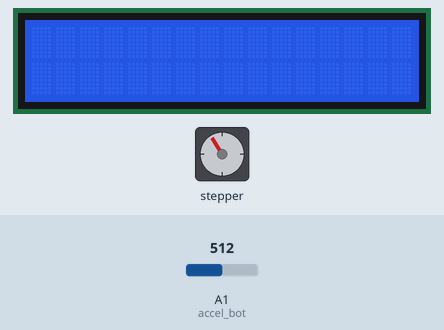
Simulated run of this sketch. Board: Arduino Uno, built with avr-gcc and run on an emulated ATmega328P. Parts: stepper motor, 16×2 character LCD. Wiring (inferred from the names in the program): stepper motor driver (200 steps per turn assumed): step pin 8; direction pin 7. Inputs (shaded band) come from the test bench; at power-on: A1 (accel_bot) = 512.

Above: at 2.9 s.
Timing chart, 0 to 4.4 s (numbered marks = the images above):
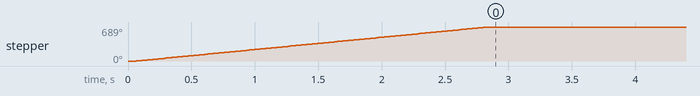

Measured:
- by itself, stepper: turns 689° clockwise in 2.8 s

The sketch:

d3b_arduino.ino
```cpp
/*
 * TO-DO LIST
 * ~~~~~~~~~~
 *
 * -- Check Atmega32/ousb schematic and double check pin choices. (Note: some hacking of the ousb board will be required to get all the analog inputs needed)
 * -- Make sure the logic makes sense, and is what the hardware boys need
 * -- Double check the PID constructor to make sure it's correctly set up (look in the .cpp file that came in the library)
 *
 */

 /*
  * PINOUT FOR ARDUINO
  *
  * DIGITAL I/O             ANALOG I
  * 0   N/A                 A0    N/A
  * 1   N/A                 A1    ACCELEROMETER
  * 2   LCD                 A2    K_P
  * 3   LCD                 A3    K_I
  * 4   LCD                 A4    K_D
  * 5   LCD                 A5    REFERENCE / SETPOINT
  * 6   N/A
  * 7   STEPPER DIRECTION
  * 8   STEPPER PWM
  * 9   N/A
  * 10  N/A
  * 11  LCD
  * 12  LCD
  * 13  N/A
  */

#define OSCILLATE // if this line is uncommented, the controller will bypass the PID loop and oscillate slowly from max left to max right
#define USE_LCD // comment this out if LDC use is NOT needed to save program space / increase efficiency

#include <PID_v1.h>

#ifdef USE_LCD
#include <LiquidCrystal.h>
#endif

/*
 * "CLICKS" - it was mentioned at one point that the shock adjustment might move in clicks of around 15 degrees each.
 * I don't think the mountain bike shock does this but i'm not sure.
 * If it turns out that the adjustment moves continuously, all we need to do is set MAX_CLICKS to 400 (720 deg / 1.8 deg)
 * and set steps_per_click to 1.
 */
#define MAX_CLICKS 48 // number of clicks in either direction to get 720 degrees

// holds the current rotation of the motor (one unit = one 'click' on shock)
volatile int8_t position_count = 0;

// define a couple of pins for ease of reference - these should be fine for Arduino but need to be verified for OUSB
volatile uint8_t direction_pin = 7; // On ousb use PB0, pin 1
volatile uint8_t step_pin = 8; // On ousb use PB1, pin 2

// Accelerometer input pins
//volatile int8_t accel_top = A0; // On ousb use PA0, pin 40 - TOP ACCELEROMETER NOT NEEDED - VALUE HARD CODED
volatile uint8_t accel_bot = A1; // On ousb use PA1, pin 39

// Gain set pins
volatile uint8_t k_p_pin = A2; // On ousb use PA2, pin 38
volatile uint8_t k_i_pin = A3; // On ousb use PA3, pin 37
volatile uint8_t k_d_pin = A4; // On ousb use PA4, pin 36

// Reference point set pin
volatile uint8_t ref_pin = A5; // On ousb use PA5, pin 35

// Doubles required for PID library. K values and REF read in during setup() from trimpots
volatile double K_P, K_I, K_D, REF, PID_IN, PID_OUT;

// threshold can be adjusted so we're not reacting to every minor bump (PID will probably never be exactly zero)
volatile int8_t threshold = 0.5;

// one 'click' on the shock = multiple motor steps - number TBC, assuming approx 8 for now
volatile uint8_t steps_per_click = 8;

/*
 * Min and Max delay time sets the min and max stepping speed of the motor
 * Used to set a delay time between steps in response to a PID calculation
 * Clock period at 12MHz is 83.33 nanoseconds
 */
volatile uint16_t min_delay = 1000; // microseconds
volatile uint16_t max_delay = 100000;

// Delay time to control the PWM signal
volatile uint32_t delay_us;

// Creat a PID object
PID a3s(&PID_IN, &PID_OUT, &REF, K_P, K_I, K_D, DIRECT);

// Accelerometer resting value
int16_t acc_offset;

/*
 * LCD for testing / config
 * Initialize the library with the numbers of the interface pins
 * NEED TO REASSIGN SOME PINS BECAUSE THERE IS A CLASH WITH PREVIOUSLY DEFINED OUTPUTS
 */
#ifdef USE_LCD
LiquidCrystal lcd( 12, 11, 5, 4, 3, 2 );
#endif

void setup(void)
{
  // DDRs
  pinMode(direction_pin, OUTPUT); // set direction pin as output (pin number specified in globals)
  pinMode(step_pin, OUTPUT);  // set stepper signal pin as output (pin number specified in globals)

  pinMode(A0, INPUT); // Analog pin to INPUT
  pinMode(A1, INPUT); // Analog pin to INPUT
  pinMode(A2, INPUT); // Analog pin to INPUT
  pinMode(A3, INPUT); // Analog pin to INPUT
  pinMode(A4, INPUT); // Analog pin to INPUT
  pinMode(A5, INPUT); // Analog pin to INPUT

  // Set ADC reference voltage
  analogReference(DEFAULT); // sets upper limit to 5v

  // Read gain and ref values
  K_P = analogRead(k_p_pin);
  K_I = analogRead(k_i_pin);
  K_D = analogRead(k_d_pin);
  REF = analogRead(ref_pin);

  //turn the PID on
  a3s.SetMode(AUTOMATIC);

  // Calibrate the accelerometer - find out where it's sitting and determine an offset
  // Idea - to take 5 or so readings over 5 seconds and take an average, then this result should be the offset
  // NEW THOUGHT - DO WE EVEN NEED TO DO THIS, OR CAN WE JUST SET THE REFERENCE TO BE EQUAL TO THE RESTING VALUE?
  for (unsigned short i = 0; i < 5; i++)
  {
    acc_offset += analogRead(accel_bot);
  }
  acc_offset = acc_offset / 5;

  #ifdef USE_LCD
  lcd.begin(16, 2); // 16 columns, 2 rows
  #endif
}

void loop(void)
{
  // if OSC definition at top is not commented out, the following test code will execute forever
  #ifdef OSCILLATE
    delay_us = 20000; // 20 milliseconds
    while (1)
    {
      goToMax();
      goToMin();
    }
  #endif

  /*
   * Ignore LCD unless it is "turned on"
   */
  #ifdef USE_LCD
  String p, i, d, r;

  p = (K_P / 1024);
  i = (K_I / 1024);
  d = (K_D / 1024);
  r = (REF / 1024);

  lcd.setCursor(0, 0);
  lcd.print("P=");
  lcd.setCursor(2, 0);
  lcd.print(p);

  lcd.setCursor(8, 0);
  lcd.print("I=");
  lcd.setCursor(10, 0);
  lcd.print(i);

  lcd.setCursor(0, 1);
  lcd.print("D=");
  lcd.setCursor(2, 1);
  lcd.print(d);

  lcd.setCursor(8, 1);
  lcd.print("R=");
  lcd.setCursor(10, 1);
  lcd.print(r);
  #endif

  // Read accelerometers
  PID_IN = analogRead(accel_bot);

  // Do a PID calculation
  a3s.Compute();

  delay_us = get_delay(&PID_OUT);

  if (PID_OUT > threshold) // pid commands a positive adjustment
  {
    if (position_count < MAX_CLICKS) // still below clockwise max?
    {
      StepForward();
      /*
       * Every time this function is called, a 'click' will have been achieved on the shock. If more than one click is required, the final delay() in the
       * function will carry over to the next run of this whole routine. There will be an additional delay due to the clock cycles required to get back to
       * the function. It's probably not a big deal, but we should minimize unnecessary code prior to the loop - ie. keep as much housekeeping as possible
       * in the setup() routine, and avoid declaring variables in loop().
       */
    }
  }
  else if (PID_OUT < (-1 * threshold)) // pid commands a negative adjustment
  {
    if (position_count > -MAX_CLICKS) // still above ccw max?
    {
      StepBack();
    }
  }

  /*
   * At this point, one 'click' on the shock should have occured. The program continues
   * and if the PID calculations still command adjustment, then another 'click' is performed,
   * otherwise nothing happens until the next time PID returns an adjustment above the
   * threshold.
   */
}

/*
 * Delay is calculated by taking the value returned by the PID calculation and
 * equating it to a delay time. The higher the value returned by PID, the smaller
 * the delay time.
 */
int16_t get_delay(double *pid)
{
  // since a large pid value maps to a small delay time, first subtract pid from the max possible value
  int16_t temp = 65536 - *pid;

  float frac = (float)temp / (float)65536;

  return ( (frac * max_delay) + min_delay );
}

void goToMax(void)
{
  // 720 degrees clockwise
  do
  {
    StepForward();
  } while (position_count < MAX_CLICKS);
}

void goToMin(void)
{
  // 720 degrees counterclockwise
  do
  {
    StepBack();
  } while(position_count > (-MAX_CLICKS));
}

void returnToZero(void)
{
  if (position_count < 0)
  {
    // cw steps to get back to zero
    do
    {
      StepForward();
    } while (position_count < 0);
  }
  else if (position_count > 0)
  {
    // ccw steps to get back to zero
    do
    {
      StepBack();
    } while (position_count > 0);
  }
}

void StepForward(void)
{
  // set direction bit to HIGH
  digitalWrite(direction_pin, HIGH);

  // now loop as many times as required to make one full 'click' on the shock
  for (unsigned short i = 0; i < steps_per_click; i++)
  {
    digitalWrite(step_pin, HIGH);
    delayMicroseconds(delay_us);
    digitalWrite(step_pin, LOW);
    delayMicroseconds(delay_us);
  }
  position_count++;
}

void StepBack(void)
{
  // set direction bit LOW
  digitalWrite(direction_pin, LOW);

  for (unsigned short i = 0; i < steps_per_click; i++)
  {
    digitalWrite(step_pin, HIGH);
    delay(delay_us);
    digitalWrite(step_pin, LOW);
    delay(delay_us);
  }
  position_count--;
}
```
